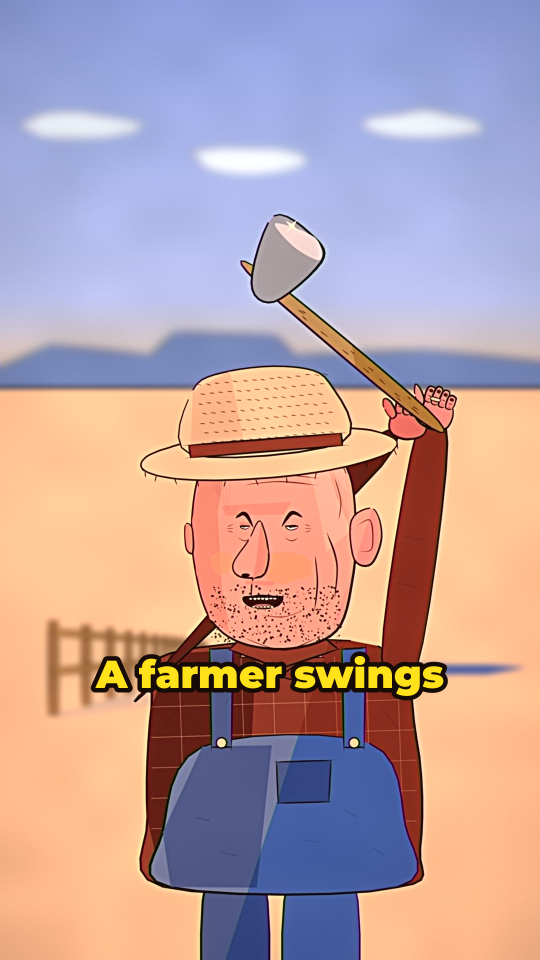
#> input picture videos/inkcel/mike/shots/S1.png, 1080 x 1920 px (shown at 1/2 size)
$ python -i finish.py   (imports and definitions only)
#> lines starting #> are read from the running program, lines starting #| are printed output that depends on the picture
#> further down, picture is the input picture: PIL image 1080x1920 RGB; mean R, G, B 188.1, 161.6, 163
"""The old-cartoon finish on a composed RGB frame (Pillow + numpy):
soften the ink ~1 px, unsharp (radius 5, 60 %) so each stroke gets a faint pale rim, slow mottling on the flat fills,
colour channels blurred more than brightness and shifted 2 px off-register, gentle bloom, a warm tone, blacks lifted to
deep brown, a light vignette, fine grain in brightness only. Captions are burned on AFTER this, so text stays crisp."""
import numpy as np
from PIL import Image, ImageFilter


def _blur(a, r):
    return np.asarray(Image.fromarray(np.clip(a, 0, 255).astype(np.uint8)).filter(ImageFilter.GaussianBlur(r)), dtype=np.float32)


def finish(img: Image.Image, frame: int = 0, scale: float = 1.0) -> Image.Image:
#> called with frame = 0, scale = 1
    s = scale
    im = img.convert('RGB').filter(ImageFilter.GaussianBlur(0.7 * s)).filter(ImageFilter.UnsharpMask(radius=5 * s, percent=60, threshold=0))
    a = np.asarray(im, dtype=np.float32)
    h, w, _ = a.shape
#> h = 1920; w = 1080
    # YCbCr: chroma blurred more than luma and shifted 2 px off-register
    Y = 0.299 * a[..., 0] + 0.587 * a[..., 1] + 0.114 * a[..., 2]
    Cb = (a[..., 2] - Y) * 0.564 + 128
    Cr = (a[..., 0] - Y) * 0.713 + 128
    sh = max(1, int(round(2 * s)))
    Cb = np.roll(_blur(Cb, 2.2 * s), sh, axis=1)
    Cr = np.roll(_blur(Cr, 2.2 * s), -sh, axis=1)
    # slow mottling of the flat fills (low-frequency noise, drifts slowly with the frame)
    rs = np.random.RandomState(1234 + frame // 6)
    m = rs.rand(max(2, h // 160), max(2, w // 160)).astype(np.float32)
    m = np.asarray(Image.fromarray((m * 255).astype(np.uint8)).resize((w, h), Image.BICUBIC), dtype=np.float32) / 255
    Y = Y * (0.975 + 0.05 * m)
    # back to RGB
    R = Y + 1.403 * (Cr - 128)
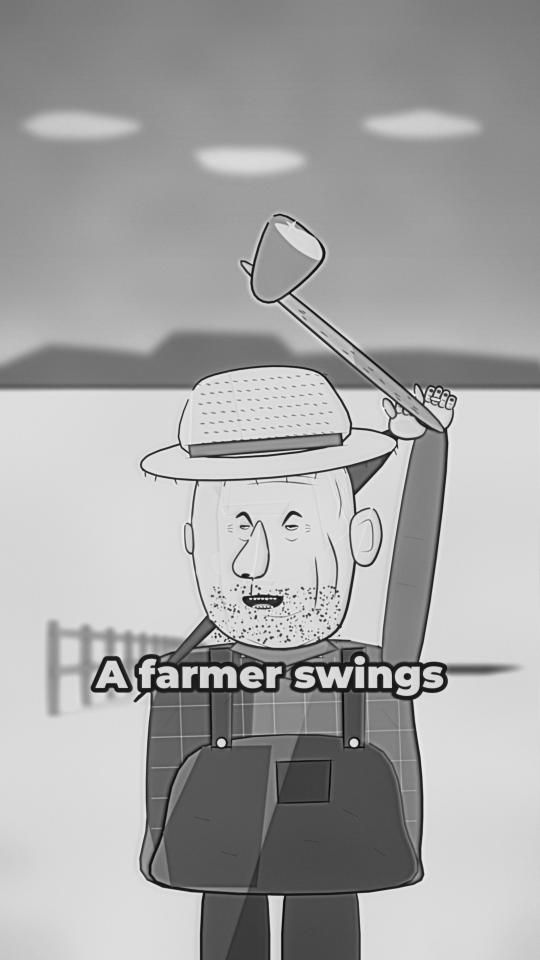
#> R: shape (1920, 1080) float32 (shown at 1/2 size); min -32.27, max 303.4, mean 186.9; drawn with min black and max white
    G = Y - 0.344 * (Cb - 128) - 0.714 * (Cr - 128)
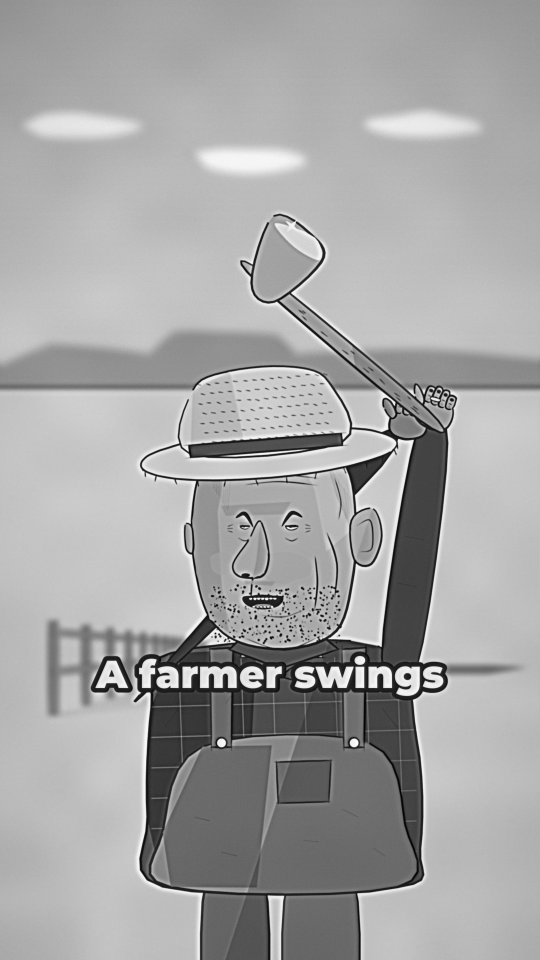
#> G: shape (1920, 1080) float32 (shown at 1/2 size); min -35.1, max 269, mean 162.9; drawn with min black and max white
    B = Y + 1.773 * (Cb - 128)
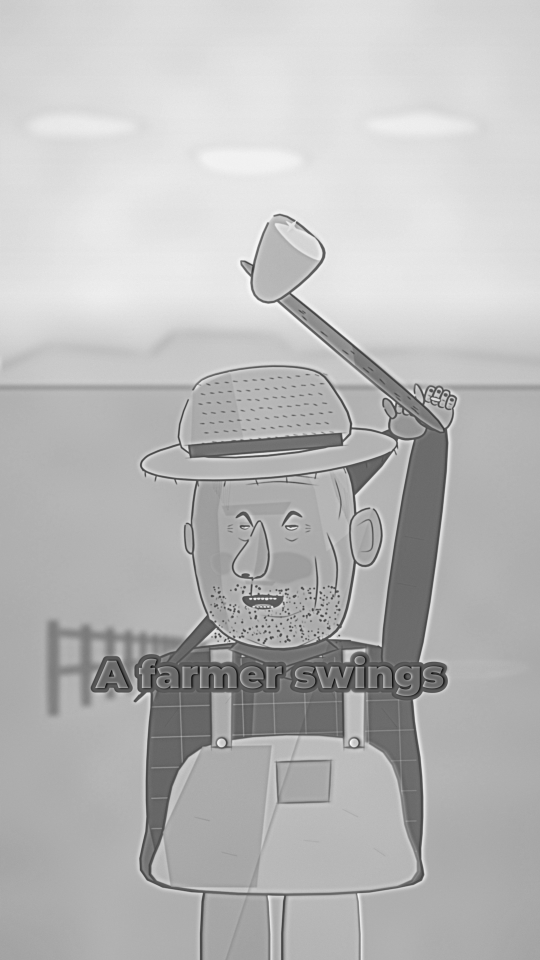
#> B: shape (1920, 1080) float32 (shown at 1/2 size); min -155.5, max 280.5, mean 162.8; drawn with min black and max white
    a = np.stack([R, G, B], -1)
    # gentle bloom on the brights
    br = np.clip(a - 200, 0, 255) * 1.6
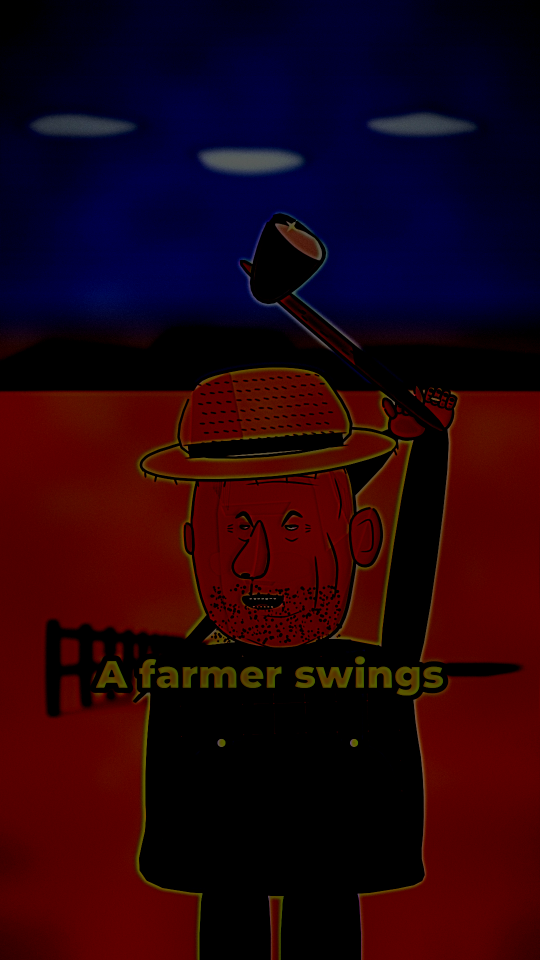
#> br: shape (1920, 1080, 3) float32 (shown at 1/2 size); mean of channels 0, 1, 2 35.6, 3.7, 15.3; drawn as R, G, B
    a = a + _blur(br, 14 * s) * 0.35
    # warm tone, blacks lifted to deep brown
    a[..., 0] *= 1.03
    a[..., 2] *= 0.95
    brown = np.array([38, 22, 16], np.float32)
    dark = np.clip(1 - a.mean(-1, keepdims=True) / 90, 0, 1)
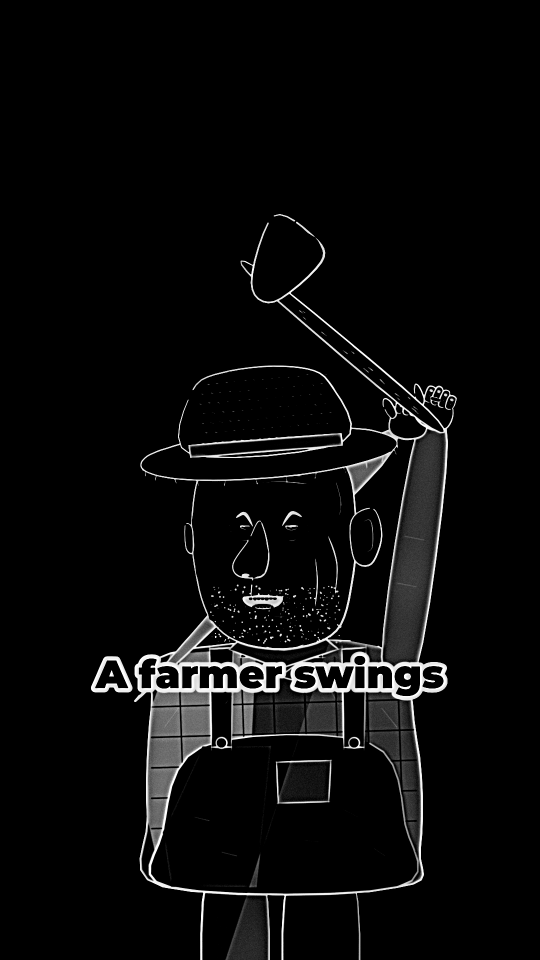
#> dark: shape (1920, 1080, 1) float32 (shown at 1/2 size); min 0, max 1, mean 0.0409
    a = a * (1 - 0.35 * dark) + brown * 0.35 * dark
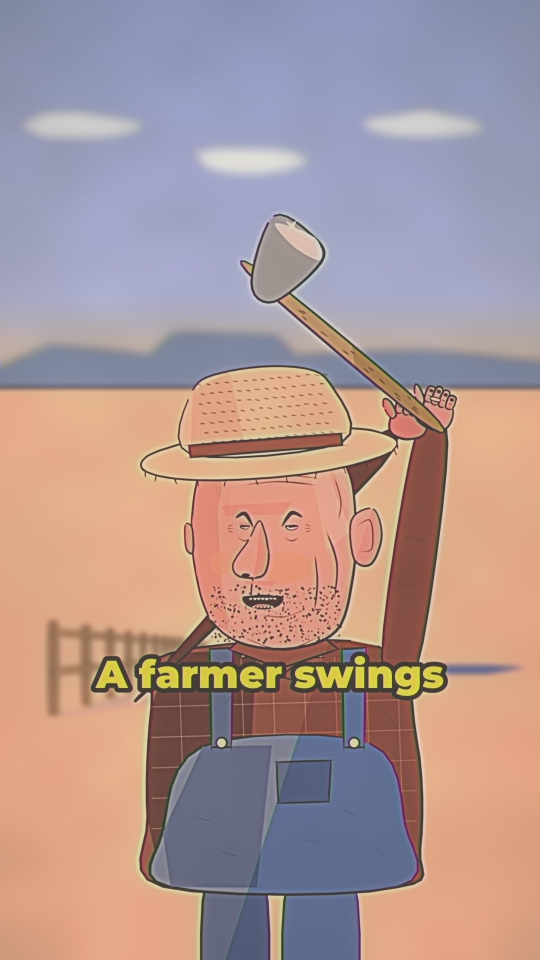
#> a: shape (1920, 1080, 3) float32 (shown at 1/2 size); mean of channels 0, 1, 2 204.4, 164.5, 159.7; drawn with min black and max white
    # light vignette
    yy, xx = np.mgrid[0:h, 0:w].astype(np.float32)
    d = np.sqrt(((xx - w / 2) / (w * 0.62)) ** 2 + ((yy - h * 0.46) / (h * 0.62)) ** 2)
    a *= (1 - 0.28 * np.clip(d - 0.55, 0, 1) ** 1.4)[..., None]
    # fine grain in brightness only
    g = np.random.RandomState(frame).randn(h, w).astype(np.float32) * 4.0
    a += g[..., None]
    return Image.fromarray(np.clip(a, 0, 255).astype(np.uint8))
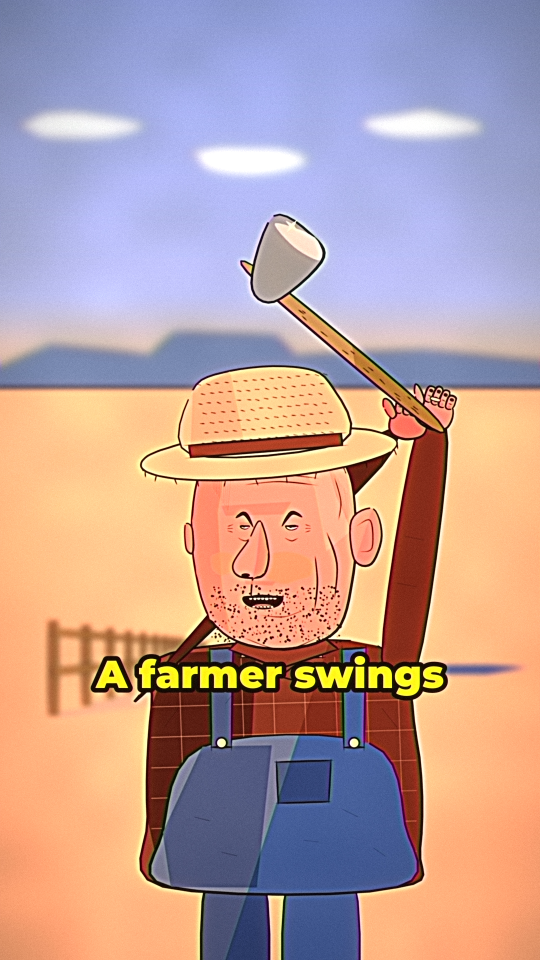
#> returned value: PIL image 1080x1920 RGB (shown at 1/2 size); mean R, G, B 189, 159.7, 155.9

>>> from PIL import Image
>>> picture = Image.open('mike/shots/S1.png')
>>> result = finish(picture)

$ run again, on videos/inkcel/mike/shots/S3.png
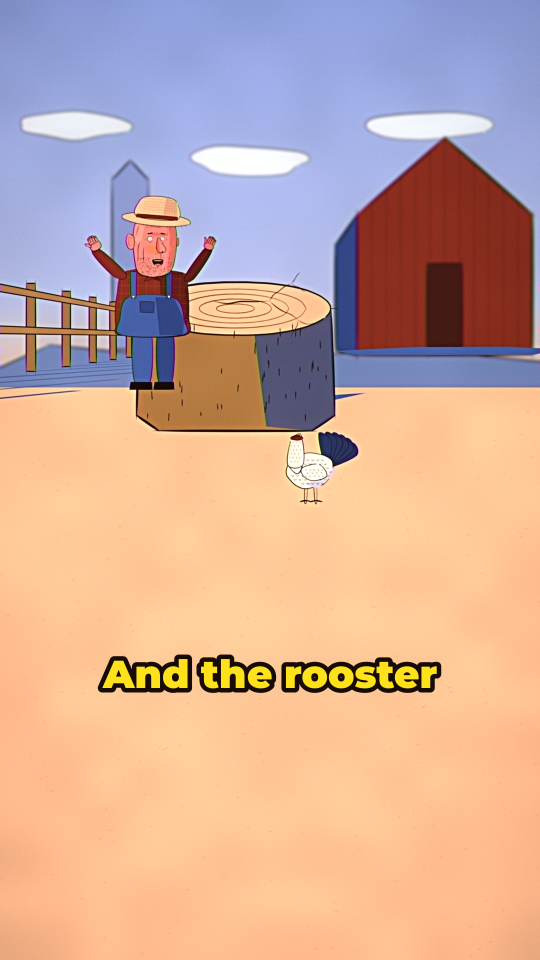
#> input picture videos/inkcel/mike/shots/S3.png, 1080 x 1920 px (shown at 1/2 size)
#> picture is the input picture: PIL image 1080x1920 RGB; mean R, G, B 208.5, 171.8, 155.4
#> in finish, `a = a * (1 - 0.35 * dark) + brown * 0.35 * dark`:
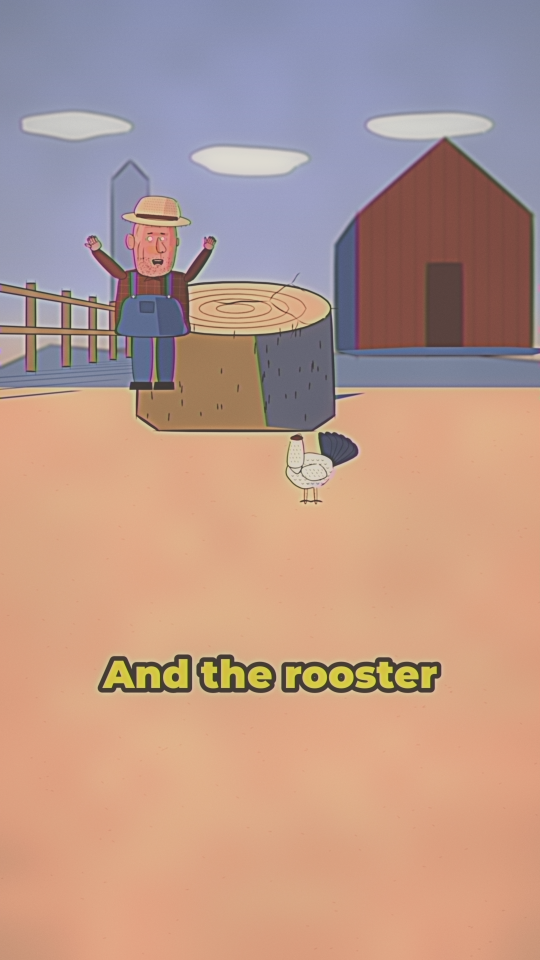
#> a: shape (1920, 1080, 3) float32 (shown at 1/2 size); mean of channels 0, 1, 2 230.3, 174.3, 149.9; drawn with min black and max white
#> in finish, `return Image.fromarray(np.clip(a, 0, 255).astype(np.uint8))`:
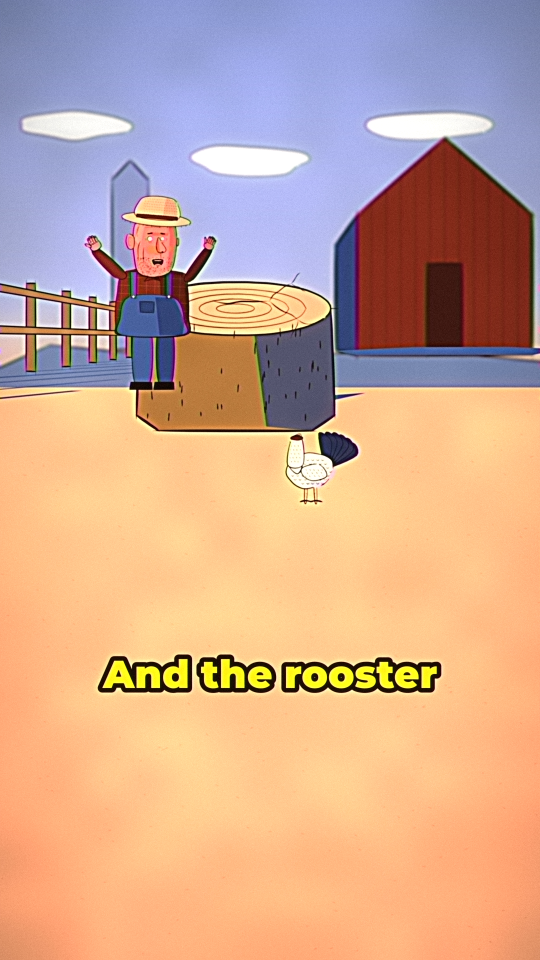
#> returned value: PIL image 1080x1920 RGB (shown at 1/2 size); mean R, G, B 208.7, 169.6, 146.8

$ run again, on videos/inkcel/mike/shots/S4.png
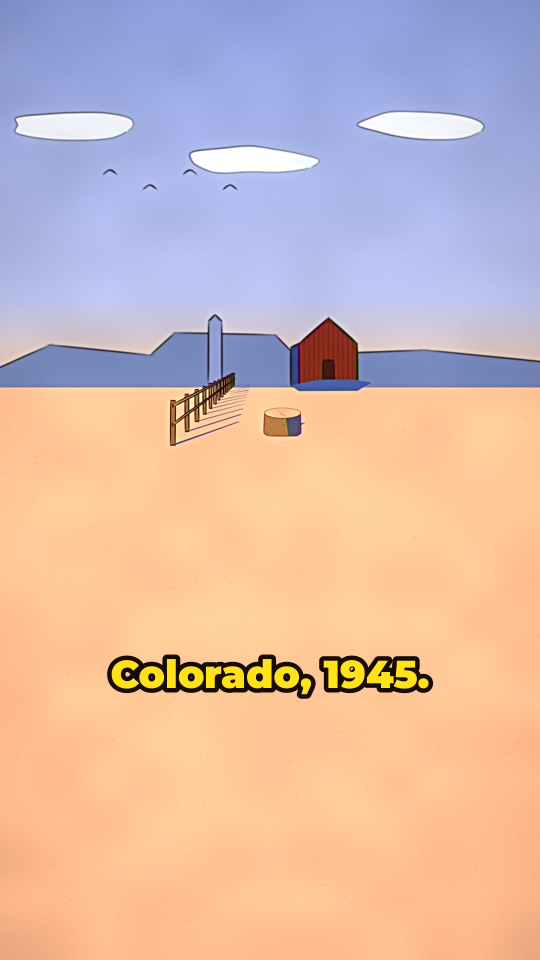
#> input picture videos/inkcel/mike/shots/S4.png, 1080 x 1920 px (shown at 1/2 size)
#> picture is the input picture: PIL image 1080x1920 RGB; mean R, G, B 215.6, 185.7, 174.5
#> in finish, `return Image.fromarray(np.clip(a, 0, 255).astype(np.uint8))`:
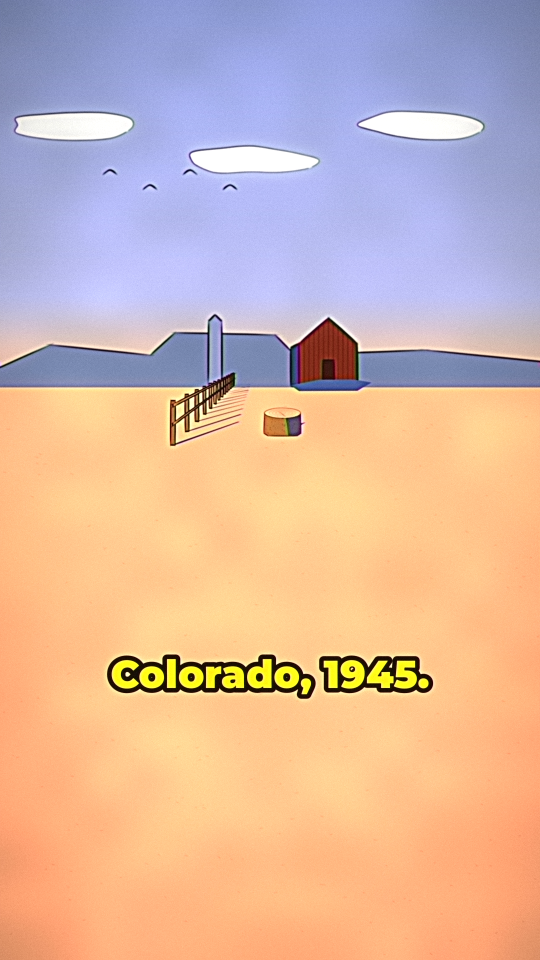
#> returned value: PIL image 1080x1920 RGB (shown at 1/2 size); mean R, G, B 216.4, 183.1, 166.4
